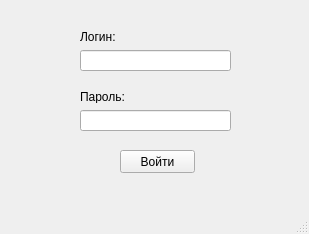
<?xml version="1.0" encoding="UTF-8"?>
<ui version="4.0">
 <class>LoginWindow</class>
 <widget class="QMainWindow" name="LoginWindow">
  <property name="geometry">
   <rect>
    <x>0</x>
    <y>0</y>
    <width>309</width>
    <height>234</height>
   </rect>
  </property>
  <property name="windowTitle">
   <string>MainWindow</string>
  </property>
  <widget class="QWidget" name="centralwidget">
   <widget class="QLineEdit" name="usernameEdit">
    <property name="geometry">
     <rect>
      <x>80</x>
      <y>50</y>
      <width>151</width>
      <height>21</height>
     </rect>
    </property>
   </widget>
   <widget class="QLineEdit" name="passwordEdit">
    <property name="geometry">
     <rect>
      <x>80</x>
      <y>110</y>
      <width>151</width>
      <height>21</height>
     </rect>
    </property>
    <property name="echoMode">
     <enum>QLineEdit::Password</enum>
    </property>
   </widget>
   <widget class="QLabel" name="label">
    <property name="geometry">
     <rect>
      <x>80</x>
      <y>30</y>
      <width>47</width>
      <height>13</height>
     </rect>
    </property>
    <property name="text">
     <string>Логин:</string>
    </property>
   </widget>
   <widget class="QLabel" name="label_2">
    <property name="geometry">
     <rect>
      <x>80</x>
      <y>90</y>
      <width>47</width>
      <height>13</height>
     </rect>
    </property>
    <property name="text">
     <string>Пароль:</string>
    </property>
   </widget>
   <widget class="QPushButton" name="loginButton">
    <property name="geometry">
     <rect>
      <x>120</x>
      <y>150</y>
      <width>75</width>
      <height>23</height>
     </rect>
    </property>
    <property name="text">
     <string>Войти</string>
    </property>
   </widget>
  </widget>
  <widget class="QMenuBar" name="menubar">
   <property name="geometry">
    <rect>
     <x>0</x>
     <y>0</y>
     <width>309</width>
     <height>21</height>
    </rect>
   </property>
  </widget>
  <widget class="QStatusBar" name="statusbar"/>
 </widget>
 <resources/>
 <connections/>
</ui>
